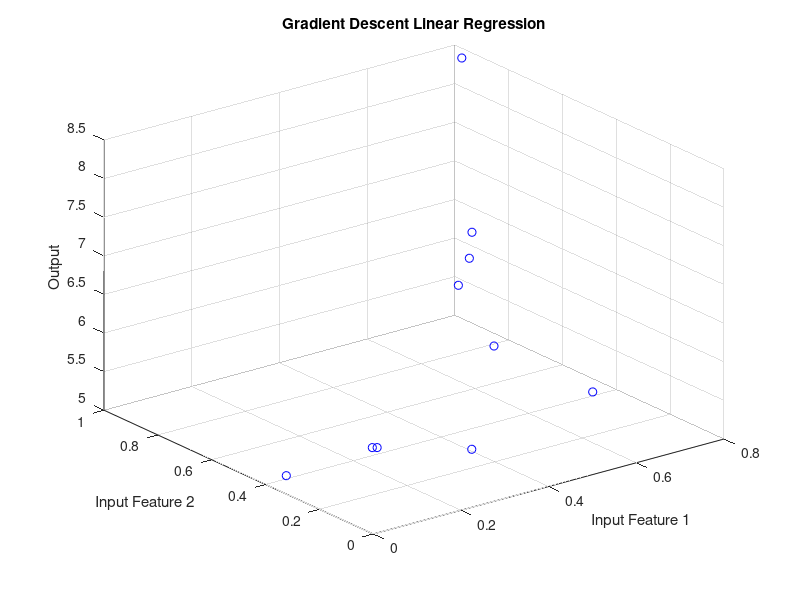
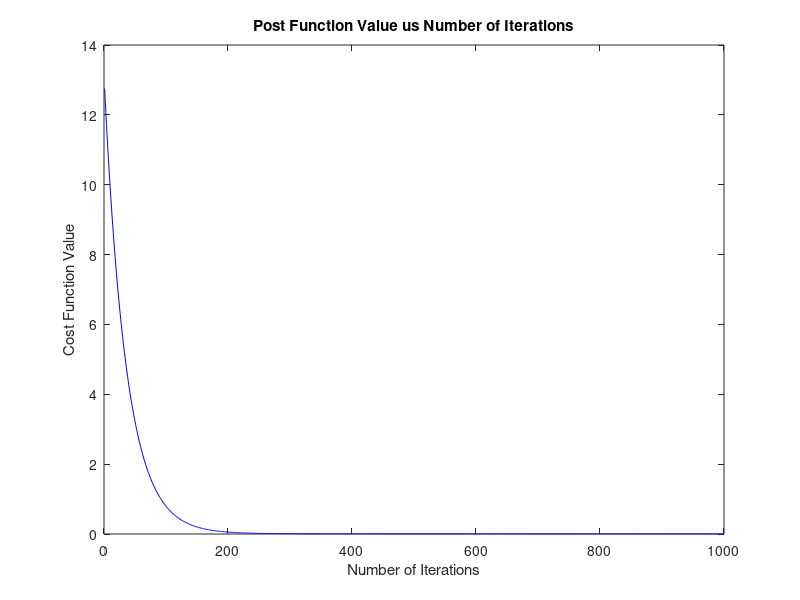

These figures' MATLAB source, in order:
% Generate dataset

X1= rand(10, 1); % First input feature, 10 samples
X2= rand(10, 1); % Second input feature, 10 samples

y=2*X1+3*X2 + 4; % Single output with some noise

% Initialize parameters

theta =rand(3, 1); % Slope coefficients and intercept of the line

% Combine input features into one matrix
X = [X1, X2];

% Add bias term to input features
X= [ones(size(X, 1), 1), X];

% Define hyperparameters

alpha=0.01; % Learning rate

num_iters = 1000; % Number of iterations

% Gradient Descent

cost_history= zeros(num_iters, 1);

for iter= 1:num_iters

% Calculate predictions

predictions = X*theta;

% Calculate error

error =predictions-y;

% Update parameters

theta= theta-alpha*(1/size(X, 1))*X'*error

% Calculate cost

cost=(1/(2*size(X, 1)))*sum (error.^2); 
cost_history(iter) = cost;

end

% Plot the dataset

scatter3(X1, X2, y, 'b');

hold on;

% Plot the optimized straight line

x_values = min(X1):0.1:max(X1);

y_values= min(X2):0.1:max(X2);

[X1_plot, X2_plot] = meshgrid(x_values, y_values);

Y_plot =theta(1) + theta (2)* X1_plot+ theta(3)*X2_plot;

xlabel('Input Feature 1');

ylabel('Input Feature 2');

zlabel('Output');

title('Gradient Descent Linear Regression');

% Plot the cost function value versus number of iterations

figure;

plot(1:num_iters, cost_history, 'b');

xlabel('Number of Iterations');

ylabel('Cost Function Value');

title('Post Function Value us Number of Iterations');